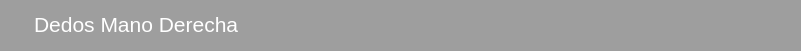
      <widget class="QFrame" name="frame_superior">
       <property name="geometry">
        <rect>
         <x>0</x>
         <y>0</y>
         <width>801</width>
         <height>51</height>
        </rect>
       </property>
       <property name="styleSheet">
        <string notr="true">background-color: rgb(158, 158, 158);
border-top-left-radius:10px;
border-top-right-radius:10px;
border-bottom-right-radius: 0px;
border-bottom-left-radius: 0px;</string>
       </property>
       <property name="frameShape">
        <enum>QFrame::StyledPanel</enum>
       </property>
       <property name="frameShadow">
        <enum>QFrame::Raised</enum>
       </property>
       <widget class="QPushButton" name="bt_close_mano_der">
        <property name="geometry">
         <rect>
          <x>750</x>
          <y>10</y>
          <width>36</width>
          <height>32</height>
         </rect>
        </property>
        <property name="styleSheet">
         <string notr="true"/>
        </property>
        <property name="text">
         <string/>
        </property>
        <property name="icon">
         <iconset>
          <normaloff>iconos/cerrar.svg</normaloff>iconos/cerrar.svg</iconset>
        </property>
        <property name="iconSize">
         <size>
          <width>32</width>
          <height>32</height>
         </size>
        </property>
       </widget>
       <widget class="QPlainTextEdit" name="plainTextEdit_4">
        <property name="geometry">
         <rect>
          <x>10</x>
          <y>0</y>
          <width>471</width>
          <height>51</height>
         </rect>
        </property>
        <property name="minimumSize">
         <size>
          <width>200</width>
          <height>0</height>
         </size>
        </property>
        <property name="font">
         <font>
          <family>Cantarell</family>
          <pointsize>16</pointsize>
          <weight>50</weight>
          <bold>false</bold>
         </font>
        </property>
        <property name="styleSheet">
         <string notr="true">margin-left:20px;
margin-top:8px;
color: #FFFFFF;</string>
        </property>
        <property name="plainText">
         <string>Dedos Mano Derecha</string>
        </property>
       </widget>
       <widget class="QPushButton" name="bt_minimize_mano_der">
        <property name="geometry">
         <rect>
          <x>690</x>
          <y>10</y>
          <width>36</width>
          <height>32</height>
         </rect>
        </property>
        <property name="text">
         <string/>
        </property>
        <property name="icon">
         <iconset>
          <normaloff>iconos/minimizar.svg</normaloff>iconos/minimizar.svg</iconset>
        </property>
        <property name="iconSize">
         <size>
          <width>32</width>
          <height>32</height>
         </size>
        </property>
       </widget>
      </widget>
